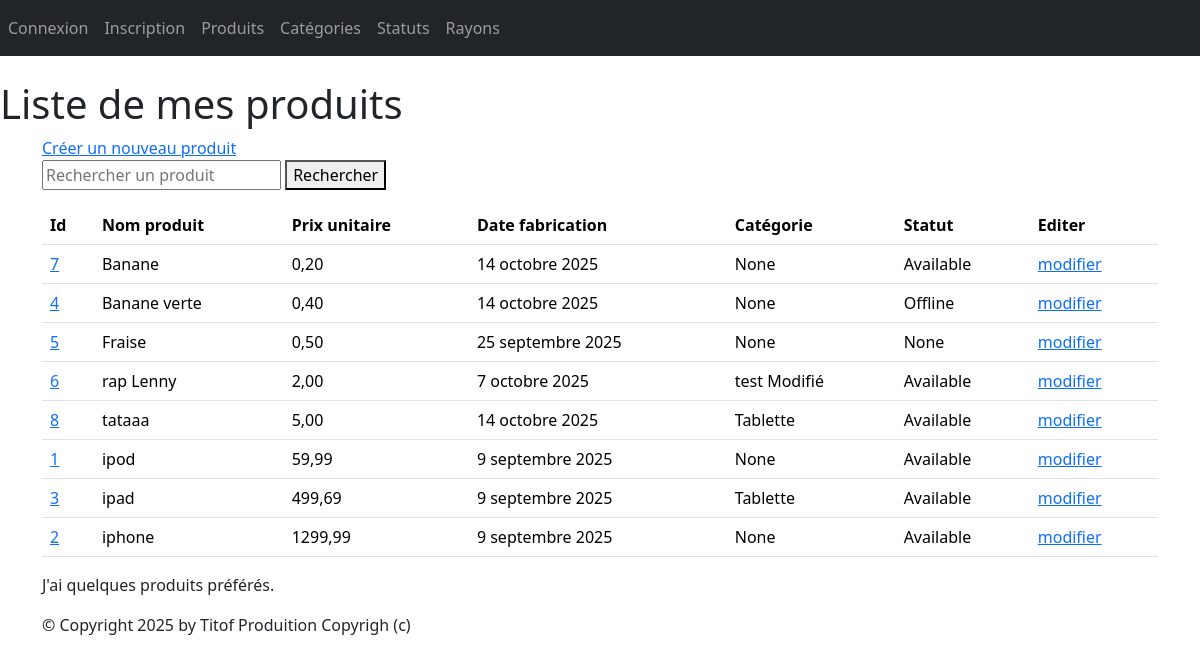
Screenshot of /monApp/produits/ with the database file from the repository.
### monApp/models.py (models this page shows, shortened)
class Produit(models.Model):
    refProd = models.AutoField(primary_key=True)
    intituleProd = models.CharField(max_length=200)
    prixUnitaireProd = models.DecimalField(max_digits=10, decimal_places=2)
    dateFabrication = models.DateField(auto_now=True)
    categorie = models.ForeignKey(Categorie, on_delete=models.CASCADE, related_name="produits",null=True, blank=True)
    statut = models.ForeignKey(Statut, on_delete=models.SET_NULL, related_name="produits",null=True, blank=True)

class Statut(models.Model):
    idStatut = models.AutoField(primary_key=True)
    libelle = models.CharField(max_length=200)
    def __str__(self):
        return self.libelle

class Categorie(models.Model):
    idCat = models.AutoField(primary_key=True)
    nomCat = models.CharField(max_length=100)
    def __str__(self):
        return self.nomCat

### monApp/views.py (the view)
# urls.py: path("produits/", views.ProduitListView.as_view(), name="lst_prdts"),
class ProduitListView(ListView):
    model = Produit
    template_name = "monApp/list_produits.html"
    context_object_name = "prdts"
    queryset = Produit.objects.filter(refProd=2)
    def get_queryset(self):
        qs = Produit.objects.select_related('categorie', 'statut').order_by("prixUnitaireProd")
        q = self.request.GET.get('q')
        if q:
            qs = qs.filter(intituleProd__icontains=q)
        return qs
    def get_context_data(self, **kwargs):
        context = super(ProduitListView, self).get_context_data(**kwargs)
        context['titremenu'] = "Liste de mes produits"
        return context

### monApp/templates/monApp/list_produits.html
{% extends 'monApp/base.html' %}
{% block menu %}
    <h1>{{titremenu}}</h1>
{% endblock %}
{% block contenu %}
    <a href="{% url 'crt-prdt' %}">Créer un nouveau produit</a>
    <form method="get">
        <input type="text" name="q" placeholder="Rechercher un produit" value="{{ request.GET.q }}">
        <button type="submit">Rechercher</button>
    </form>
    <table class="table">
        <thead>
            <tr>
                <th>Id</th>
                <th>Nom produit</th>
                <th>Prix unitaire</th>
                <th>Date fabrication</th>
                <th>Catégorie</th>
                <th>Statut</th>
                <th>Editer</th>
            </tr>
        </thead>
        <tbody>
            {% for prdt in prdts %}
                <tr>
                    <td><a href="{% url 'dtl_prdt' prdt.refProd %}">{{ prdt.refProd }}</a></td>
                    <td>{{ prdt.intituleProd }}</td>
                    <td>{{ prdt.prixUnitaireProd }}</td>
                    <td>{{ prdt.dateFabrication }}</td>
                    <td>{{ prdt.categorie }}</td>
                    <td>{{ prdt.statut }}</td>
                    <td><a href="{% url 'prdt_chng' prdt.refProd %}">modifier</a></td>
                </tr>
            {% endfor %}
        </tbody>
    </table>
    <p>
        J'ai
        {% if prdts|length < 5 %}
            peu de
        {% elif prdts|length < 10 %}
            quelques
        {% else %}
            beaucoup de
        {% endif %}
        produits préférés.
    </p>
{% endblock %}

### static/styles.css (style rules this page uses)
h1 { color:red }

### rows the page displays
Produit: refProd "7", intituleProd "Banane", prixUnitaireProd "0,20", dateFabrication "14 octobre 2025", categorie "None", statut "Available"
Produit: refProd "4", intituleProd "Banane verte", prixUnitaireProd "0,40", dateFabrication "14 octobre 2025", categorie "None", statut "Offline"
Produit: refProd "5", intituleProd "Fraise", prixUnitaireProd "0,50", dateFabrication "25 septembre 2025", categorie "None", statut "None"
Produit: refProd "6", intituleProd "rap Lenny", prixUnitaireProd "2,00", dateFabrication "7 octobre 2025", categorie "test Modifié", statut "Available"
Produit: refProd "8", intituleProd "tataaa", prixUnitaireProd "5,00", dateFabrication "14 octobre 2025", categorie "Tablette", statut "Available"
Produit: refProd "1", intituleProd "ipod", prixUnitaireProd "59,99", dateFabrication "9 septembre 2025", categorie "None", statut "Available"
Produit: refProd "3", intituleProd "ipad", prixUnitaireProd "499,69", dateFabrication "9 septembre 2025", categorie "Tablette", statut "Available"
Produit: refProd "2", intituleProd "iphone", prixUnitaireProd "1299,99", dateFabrication "9 septembre 2025", categorie "None", statut "Available"

### other values shown
{{ titremenu }} "Liste de mes produits"
